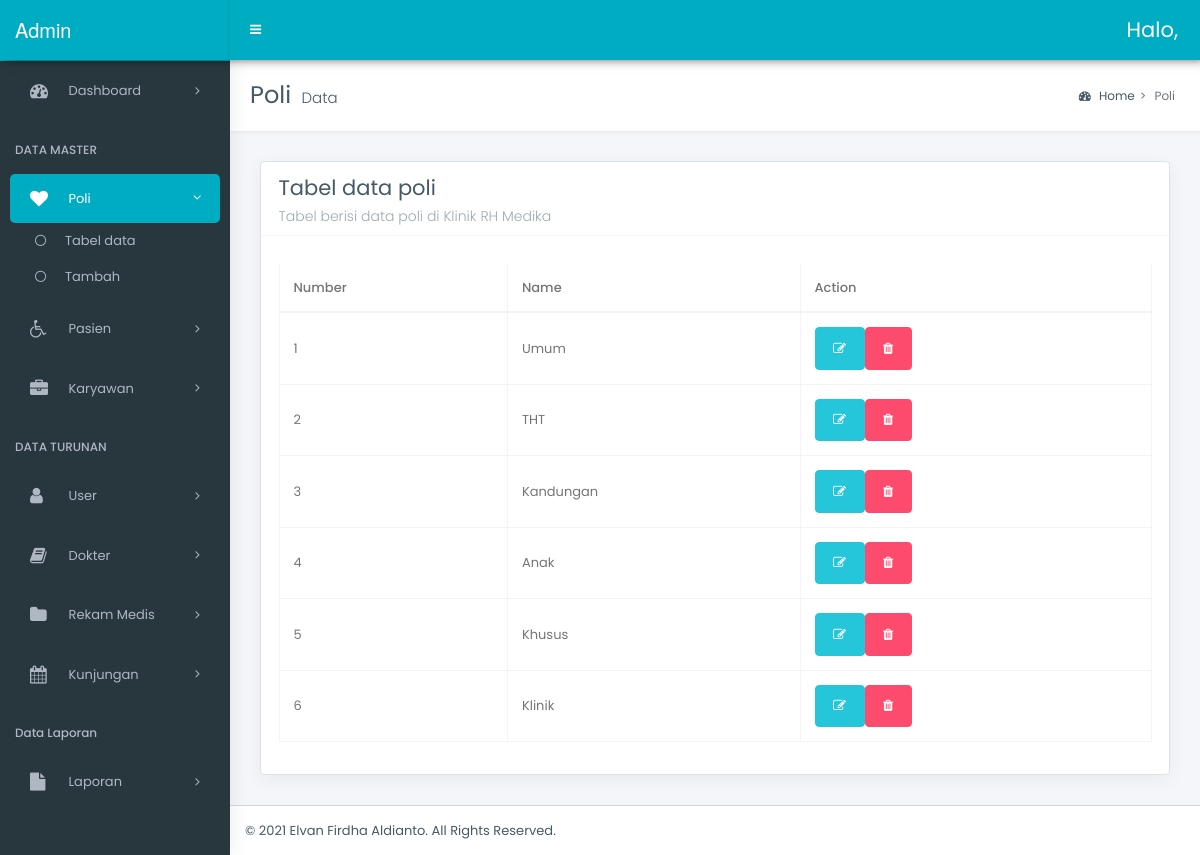
The app's page /admin/poli/data.php with its own data.
### tables this page shows
CREATE TABLE `poli` (
  `kd_poli` int(3) NOT NULL,
  `nm_poli` varchar(30) NOT NULL
);

### admin/poli/data.php (the view, shortened to what this page needs)
<?php require_once('../../config/connect.php'); ?>
<!DOCTYPE html>
<html lang="en">
<head>
    <link rel="stylesheet" href="../../style/bootstrap.min.css">
    <link rel="stylesheet" href="../../style/bootstrap-extend.css">
    <link rel="stylesheet" href="../../style/master_style.css">
    <link rel="stylesheet" href="../../style/_all-skins.css">
    <link rel="stylesheet" href="../../assets/datatable/datatables.min.css">
</head>
<body class="hold-transition skin-green sidebar-mini">
    <div class="wrapper">
        <?php include_once('navbar.php'); ?>
        <?php include_once('sidebar.php'); ?>
        <div class="content-wrapper">
            <section class="content-header">
                <h1>
                    Poli
                    <small>Data</small>
                </h1>
                <ol class="breadcrumb">
                    <li class="breadcrumb-item"><a href="#"><i class="fa fa-dashboard"></i> Home</a></li>
                    <li class="breadcrumb-item active">Poli</li>
                </ol>
            </section>
            <section class="content">
                <div class="row">
                    <div class="col-12">
                        <div class="box">
                            <div class="box-header with-border">
                                <h3 class="box-title">Tabel data poli</h3>
                                <h6 class="box-subtitle">Tabel berisi data poli di Klinik RH Medika</h6>
                            </div>
                            <div class="box-body">
                                <div class="table-responsive">
                                    <table id="example6" class="table table-bordered table-hover display nowrap margin-top-10 w-p100">
                                        <thead>
                                            <tr>
                                                <th>Number</th>
                                                <th>Name</th>
                                                <th>Action</th>
                                            </tr>
                                        </thead>
                                        <tbody>
                                            <?php
                                            $q = $connect->query("SELECT * FROM poli");
                                            $no = 1;
                                            foreach ($q as $du) :
                                            ?>
                                                <tr>
                                                    <td><?= $no ?></td>
                                                    <td><?= $du['nm_poli'] ?></td>
                                                    <td>
                                                        <div class="input-group">
                                                            <a href="edit.php?id=<?= $du['kd_poli'] ?>" class="btn btn-success fa fa-edit"></a>
                                                            <a href="hapus.php?id=<?= $du['kd_poli'] ?>" onclick="return confirm('Anda yakin akan menghapus data ini?')" class="btn btn-danger fa fa-trash"></a>
                                                        </div>
                                                    </td>
                                                </tr>
                                            <?php
                                                $no++;
                                            endforeach; ?>
                                        </tbody>
                                    </table>
                                </div>
                            </div>
                        </div>
                    </div>
                </div>
            </section>
        </div>
        <footer class="main-footer">
            &copy; 2021 <a href="">Elvan Firdha Aldianto</a>. All Rights Reserved.
        </footer>
    </div>
</body>
</html>

### style/_all-skins.css (style rules this page uses)
.skin-green .content-header { background: #fff; }
.skin-green .content { background: #f4f6f9; }
.skin-green .wrapper, .skin-green .main-sidebar, .skin-green .left-side { background-color: #28373e; box-shadow: 1px 0px 20px rgba(0,0,0,0.08); }

### records on screen
poli: nm_poli "Umum"
poli: nm_poli "THT"
poli: nm_poli "Kandungan"
poli: nm_poli "Anak"
poli: nm_poli "Khusus"
poli: nm_poli "Klinik"
